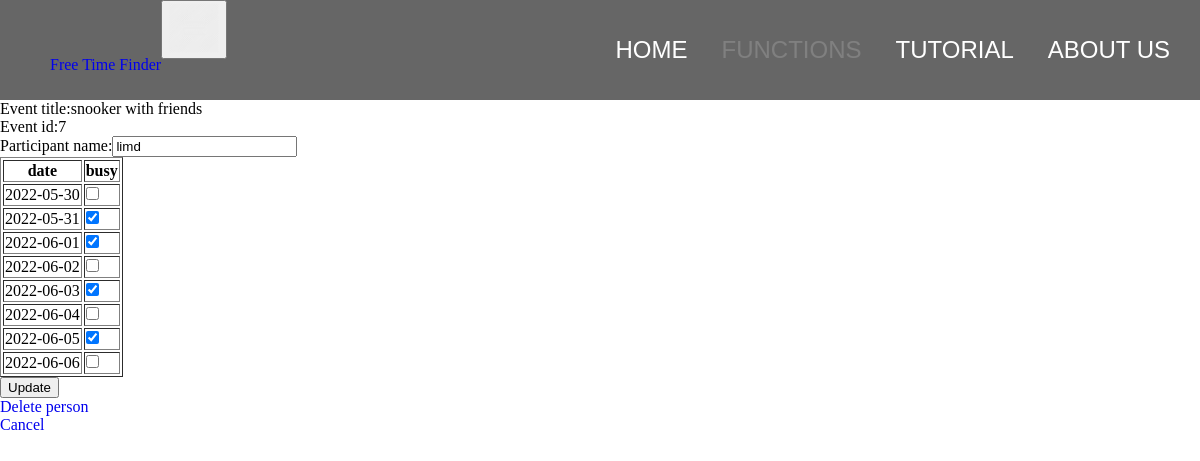
/edit_participant?person_id=32, run on the app's committed database.
### main.py (models this page shows, shortened)
class Event(db.Model):
    id = db.Column(db.Integer, primary_key=True)
    title = db.Column(db.String(100))
    dates = db.relationship("Date", cascade="all, delete-orphan", backref="event")
    people = db.relationship("Person", cascade="all, delete-orphan", backref="event")

class Person(db.Model):
    id = db.Column(db.Integer, primary_key=True)
    name = db.Column(db.String(50))
    event_id = db.Column(db.Integer, db.ForeignKey("event.id"))
    busy_dates = db.relationship("Busy_date", cascade="all, delete-orphan", backref="person")

class Date(db.Model):
    id = db.Column(db.Integer, primary_key=True)
    date = db.Column(db.Date)
    event_id = db.Column(db.Integer, db.ForeignKey("event.id"))

### main.py (the view)
@app.route("/edit_participant", methods=["GET", "POST"])
def edit_participant():
    person_id = request.args.get("person_id")
    query_person = Person.query.filter_by(id=person_id).first()
    query_event = query_person.event
    if request.method == "POST":
        db.session.delete(query_person)
        new_name = request.form["name"]
        new_person = Person(name=new_name, event=query_event)
        db.session.add(new_person)
        for i in request.form:
            if i != "name":
                busy_date = datetime.datetime.strptime(i, "%Y-%m-%d").date()
                new_busy_date = Busy_date(date=busy_date, person=new_person)
                db.session.add(new_busy_date)
        db.session.commit()
        return render_template("edit_participant_status.html", status="Success", person=new_person)
    else:
        person_busy_dates = []
        for i in query_person.busy_dates:
            person_busy_dates.append(i.date)
        return render_template("edit_participant.html", person=query_person, person_busy_dates=person_busy_dates)

### templates/edit_participant.html (shortened to what this page needs)
{% extends "base.html" %}
{% block navright %}
<li><a href="/">Home</a></li>
<li><a href="/functions" class="active">Functions</a></li>
<li><a href="/tutorial">Tutorial</a></li>
<li><a href="/about">About Us</a></li>
{% endblock %}
{% block content %}
<p>Event title:{{person.event.title}}</p>
<p>Event id:{{person.event_id}}</p>
<form id = "event_inp" action = "#" method="post">
    <p>Participant name:<input type="text" name="name", value="{{person.name}}" required></p>
    <table border="1">
        <tr>
            <th>date</th>
            <th>busy</th>
        </tr>
    {% for date in person.event.dates %}
        <tr>
            <td>{{date.date}}</td>
            <td><input type="checkbox" name="{{date.date}}" {% if date.date in person_busy_dates %} checked {% endif %}></td>
        </tr>
    {% endfor %}
    </table>
    <p id='subm'><input type='submit' value='Update'></p>
</form>
<a href="/delete_person?person_id={{person.id}}">Delete person</a>
<a href="/find_event?event_id={{person.event_id}}"><p>Cancel</p></a>
{% endblock %}

### static/css/main.css (style rules this page uses)
body { background-color:white; }
* { margin:0px; list-style: none; }
a { text-decoration: none; }
#navright li { display:inline; }
#navright a { color:white; font-size:1.5em; margin-right:30px; text-transform: uppercase; text-decoration: none; transition: color 0.1s; font-family: 'Poppins', sans-serif; }
#navright .active { color:grey; }

### data on the page
Event: event "snooker with friends"
Person: event_id "7", name "limd"
Date: date "2022-05-30"
Date: date "2022-05-31", date "☑"
Date: date "2022-06-01", date "☑"
Date: date "2022-06-02"
Date: date "2022-06-03", date "☑"
Date: date "2022-06-04"
Date: date "2022-06-05", date "☑"
Date: date "2022-06-06"
